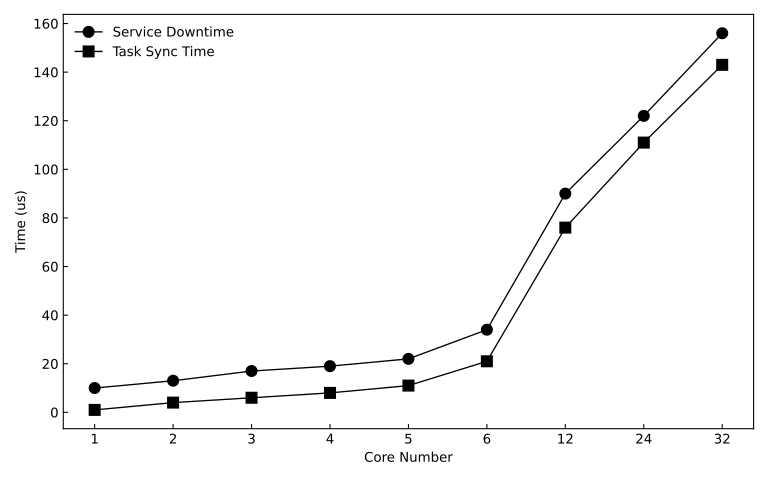

Reproduce this figure in Python.
import matplotlib.pyplot as plt
import matplot2tikz

# sns.set_theme(style="white")


core_nums = [1, 2, 3, 4, 5, 6, 12, 24, 32]
x_positions = range(len(core_nums))

task_sync_time   =    [1,4,6,8,11,21,76,111,143]
stop_machine_time    = [10,13,17,19,22,34,90,122,156]

plt.figure(figsize=(8, 5))

plt.plot(x_positions, stop_machine_time,
         label='Service Downtime',
         color='black',
         marker='o',         # 圆形标记
         fillstyle='full',   # 实心标记
         linewidth=1,
         markersize=8)


# 1) Task Sync (Install) - 实心方块
plt.plot(x_positions, task_sync_time,
         label='Task Sync Time',
         color='black',
         marker='s',         # 方形标记
         fillstyle='full',   # 实心标记
         linewidth=1,
         markersize=8)


plt.xlabel("Core Number", color='black')
plt.ylabel("Time (us)", color='black')
# plt.title("The Scalability of PlugSched", color='black')
plt.xticks(x_positions, core_nums)
# plt.yticks([50,100,150,200])


plt.legend(frameon=False)
plt.grid(False)


ax = plt.gca()
for spine in ax.spines.values():
    spine.set_color('black')

ax.tick_params(axis='both', colors='black', direction='in')

plt.tight_layout()
plt.savefig("null_blk_update_core.svg", format="svg")

plt.show()
# matplot2tikz.save("null_blk_update_core.tex")
